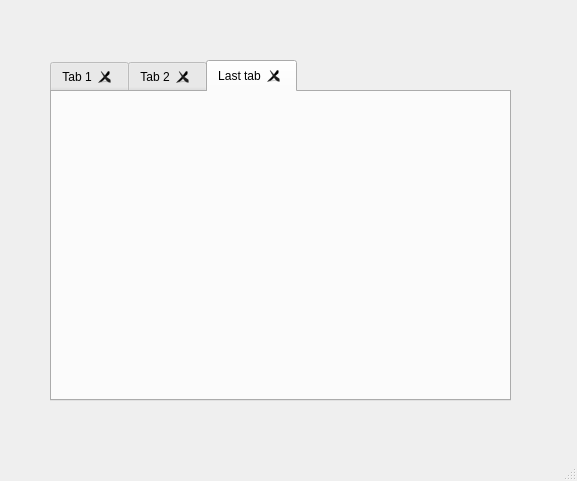
<?xml version="1.0" encoding="UTF-8"?>
<ui version="4.0">
 <class>MainWindow</class>
 <widget class="QMainWindow" name="MainWindow">
  <property name="geometry">
   <rect>
    <x>0</x>
    <y>0</y>
    <width>577</width>
    <height>481</height>
   </rect>
  </property>
  <property name="windowTitle">
   <string>MainWindow</string>
  </property>
  <widget class="QWidget" name="centralwidget">
   <widget class="QTabWidget" name="tabWidget">
    <property name="geometry">
     <rect>
      <x>50</x>
      <y>60</y>
      <width>461</width>
      <height>341</height>
     </rect>
    </property>
    <property name="currentIndex">
     <number>2</number>
    </property>
    <property name="documentMode">
     <bool>false</bool>
    </property>
    <property name="tabsClosable">
     <bool>true</bool>
    </property>
    <property name="movable">
     <bool>false</bool>
    </property>
    <property name="tabBarAutoHide">
     <bool>false</bool>
    </property>
    <widget class="QWidget" name="tab">
     <attribute name="title">
      <string>Tab 1</string>
     </attribute>
     <widget class="QLabel" name="label">
      <property name="geometry">
       <rect>
        <x>70</x>
        <y>90</y>
        <width>201</width>
        <height>111</height>
       </rect>
      </property>
      <property name="text">
       <string>Essa é minha primeira tab</string>
      </property>
     </widget>
    </widget>
    <widget class="QWidget" name="tab_2">
     <attribute name="title">
      <string>Tab 2</string>
     </attribute>
     <widget class="QLabel" name="label_2">
      <property name="geometry">
       <rect>
        <x>120</x>
        <y>110</y>
        <width>191</width>
        <height>91</height>
       </rect>
      </property>
      <property name="text">
       <string>Essa é minha segunda tab</string>
      </property>
     </widget>
    </widget>
    <widget class="QWidget" name="tab_3">
     <attribute name="title">
      <string>Last tab</string>
     </attribute>
    </widget>
   </widget>
  </widget>
  <widget class="QMenuBar" name="menubar">
   <property name="geometry">
    <rect>
     <x>0</x>
     <y>0</y>
     <width>577</width>
     <height>22</height>
    </rect>
   </property>
  </widget>
  <widget class="QStatusBar" name="statusbar"/>
 </widget>
 <resources/>
 <connections/>
</ui>
